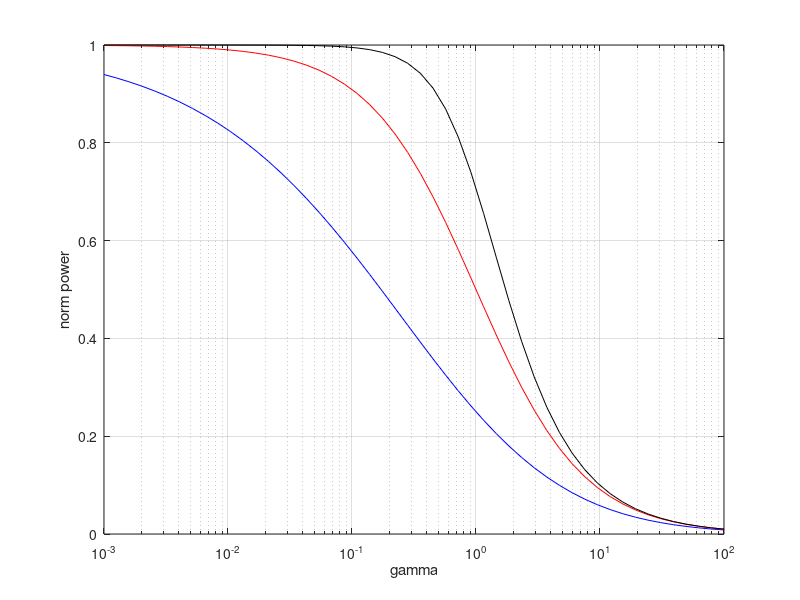

Source code (MATLAB): (Note: this script raises an error after producing the figure.)
function plot_norm_power

% plot_norm_power.m
% Jeremy Barnes, 26/8/1999
% $Id$

% This generates a plot of the "normalising power" (see page 135 of my
% notebook) for different values of p.

gamma = logspace(-3, 2);

all_p = [0.5 1.0 2.0];
all_colors = 'brk';

figure(1);  clf;

for i=1:length(all_p)
   p = all_p(i);
   color = all_colors(i);
   
   norm_power = calc_norm_power(gamma, p);
   
   semilogx(gamma, norm_power, [color '-']);  hold on;
end

xlabel('gamma');
ylabel('norm power');
grid on;
legend('p=0.5', 'p=1.0', 'p=2.0', 0);
   
   


function norm_power = calc_norm_power(gamma, p)

norm_power = (1 + gamma.^p).^(-1./p);


